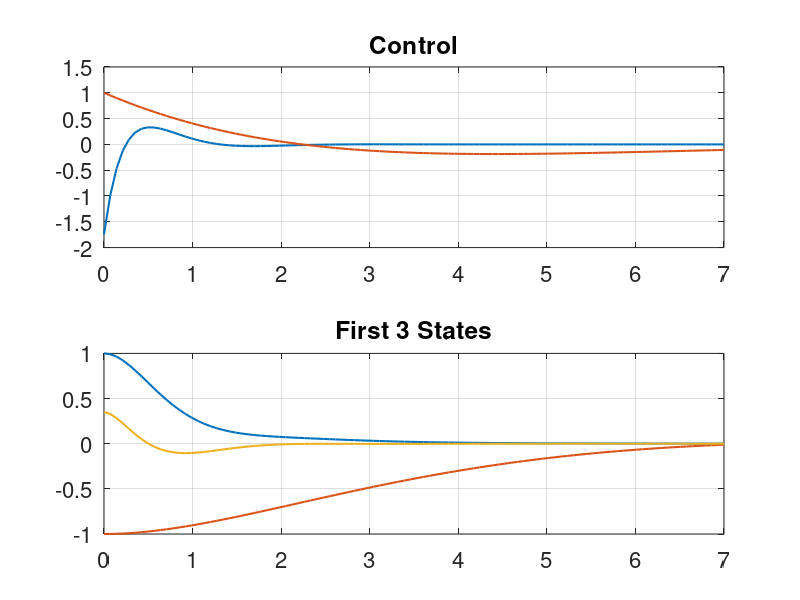
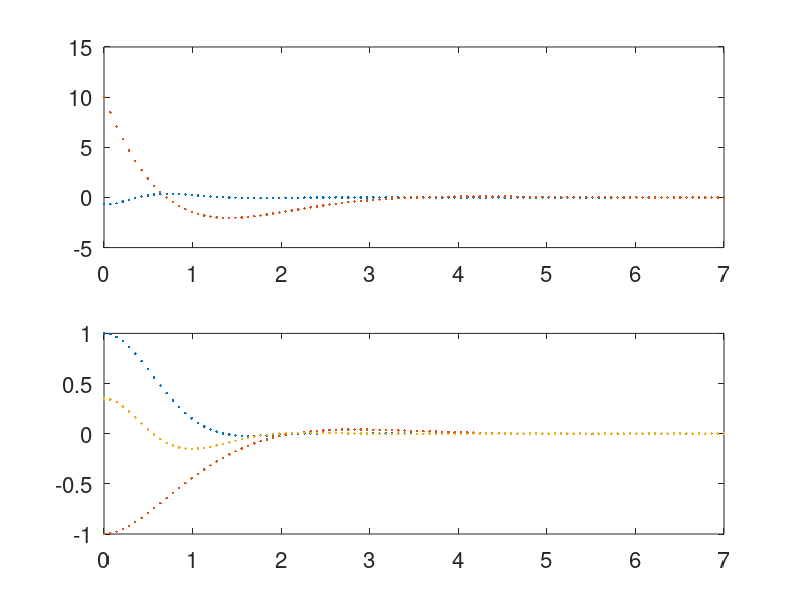
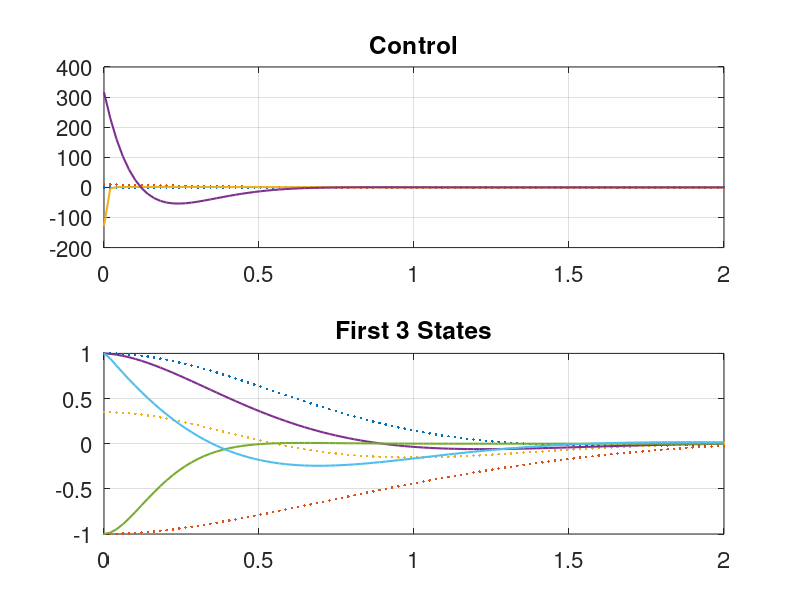

These figures' MATLAB source, in order:
Fontsize=16;
set(0,'DefaultLineLineWidth',1.5);
set(0,'DefaultAxesFontSize',Fontsize);
%%
m=4;J=0.0475;r=0.25;g=9.81;c=0.05;
A=[0 0 0 1 0 0;0 0 0 0 1 0;0 0 0 0 0 1;0 0 -g -c/m 0 0;0 0 0 0 -c/m 0;0 0 0 0 0 0]    
B=[0 0;0 0;0 0;1/m 0;0 1/m;r/J 0];
C=[1 0 0 0 0 0;0 1 0 0 0 0;0 0 1 0 0 0;0 0 0 0 0 0;0 0 0 0 0 0];
D=[0 0;0 0;0 0;1 0;0 1];
%%
figure(1);clf;nf=2;
Te=7;
rho=1;
Q=eye(6);
R=rho*eye(2);
[F,P,E]=lqr(A,B,Q,R)
cls=ss(A-B*F,B,C-D*F,D);
t=linspace(0,Te,100);
x0=[1;-1;20*2*pi/360;0;0;0];
[y,to]=lsim(cls,[0*t;0*t],t,x0);
subplot(nf,1,1);plot(t,y(:,4:5));grid on;hold on;title('Control')
subplot(nf,1,2);plot(t,y(:,1:3));grid on;hold on;title('First 3 States')
%epdf('fig1')
%%
figure(2);clf
Q=eye(6);
Q(1,1)=10;
Q(2,2)=100;
R=eye(2);
[F,P,E]=lqr(A,B,Q,R);
cls=ss(A-B*F,B,C-D*F,D);
[y,to]=lsim(cls,[0*t;0*t],t,x0);
subplot(nf,1,1);plot(t,y(:,4:5),'.');
subplot(nf,1,2);plot(t,y(:,1:3),'.');
%epdf('fig2')
%%
Te=2
figure(3);clf
t=linspace(0,Te,100);
Q=eye(6);
Q(1,1)=10;
Q(2,2)=100;
R=eye(2);
[F,P,E]=lqr(A,B,Q,R);
F
cls=ss(A-B*F,B,C-D*F,D);
[y,to]=lsim(cls,[0*t;0*t],t,x0);
subplot(nf,1,1);plot(t,y(:,4:5),'.');grid on;hold on;title('Control')
subplot(nf,1,2);plot(t,y(:,1:3),'.');grid on;hold on;title('First 3 States')
%%
Q=eye(6);
Q(1,1)=10;
Q(2,2)=100;
rho=.001;
R=rho*eye(2);
[F,P,E]=lqr(A,B,Q,R);
F
cls=ss(A-B*F,B,C-D*F,D);
t=linspace(0,Te,100);
x0=[1;-1;1;0;0;0];
[y,to]=lsim(cls,[0*t;0*t],t,x0);
subplot(nf,1,1);plot(t,y(:,4:5));grid on;hold on
subplot(nf,1,2);plot(t,y(:,1:3));grid on;hold on
%epdf('fig3')
%%


